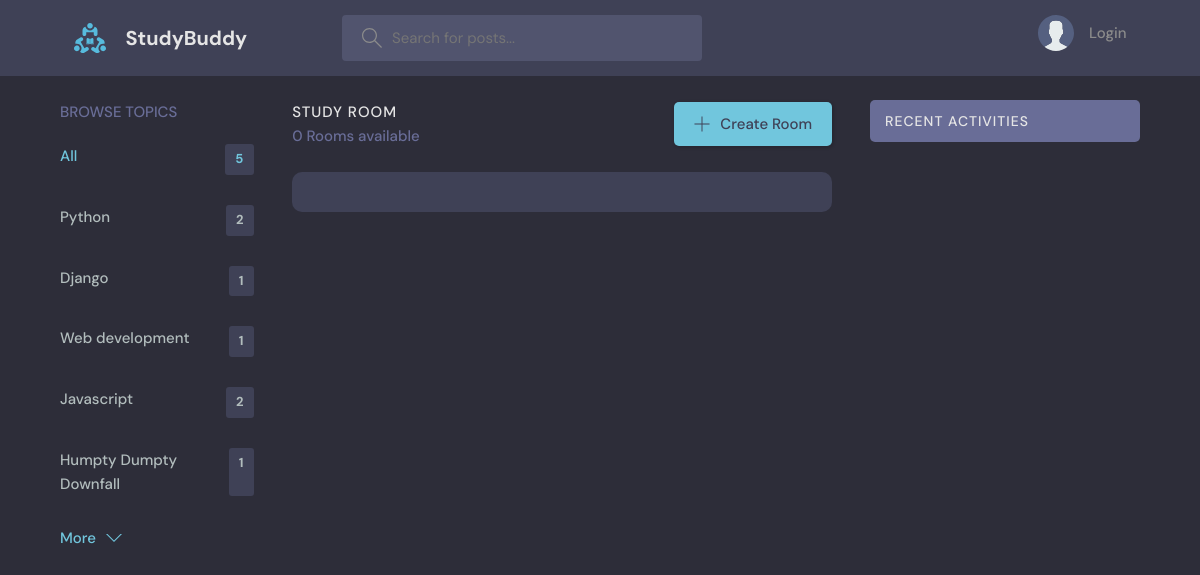
The page /?q=Games on the database as committed earlier.
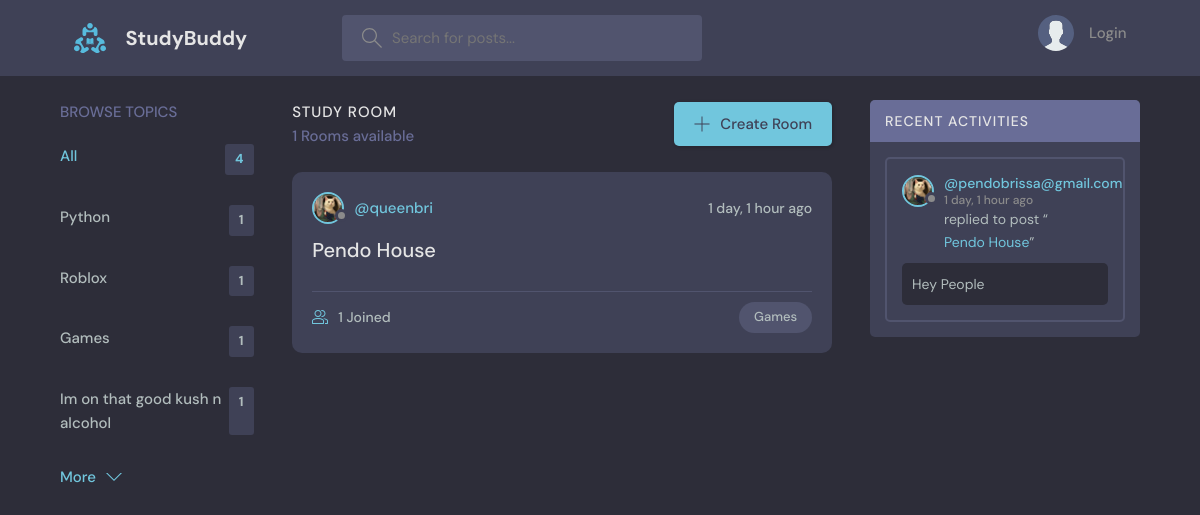
The same page on the database as committed later.
### base/models.py (models this page shows, shortened)
class Topic(models.Model):
    name = models.CharField(max_length=200)

class Room(models.Model):
     host = models.ForeignKey(User, on_delete=models.SET_NULL, null=True)
     topic = models.ForeignKey(Topic, on_delete=models.SET_NULL, null=True)
     name = models.CharField(max_length=200)
     description = models.TextField(null=True, blank=True)
     participants = models.ManyToManyField(User, related_name='participants', blank=True)
     updated = models.DateTimeField(auto_now=True)
     created = models.DateTimeField(auto_now_add=True)
     class Meta:
         ordering = ['-updated', '-created']
     def __str__(self):
        return self.name

class User(AbstractUser):
    name = models.CharField(max_length=200, null=True)
    email = models.EmailField(unique=True, null=True)
    bio = models.TextField(null=True)
    avatar = models.ImageField(null=True, default="avatar.svg")
    USERNAME_FIELD = 'email'
    REQUIRED_FIELDS = []

class Message(models.Model):
     user = models.ForeignKey(User, on_delete=models.CASCADE)
     room = models.ForeignKey(Room, on_delete=models.CASCADE)
     body = models.TextField()
     created = models.DateTimeField(auto_now_add=True)
     updated = models.DateTimeField(auto_now=True)
     class Meta:
         ordering = ['-updated', '-created']

### base/views.py (the view)
# urls.py: path('', views.home, name="home"),
def home(request):
    q = request.GET.get('q') if request.GET.get('q') != None else ''
    rooms = Room.objects.filter(
            Q(topic__name__icontains=q) |
            Q(name__icontains=q) |
            Q(description__icontains=q)
    )
    topics = Topic.objects.all()[0:5]
    room_count = rooms.count()
    room_messages = Message.objects.filter(Q(room__topic__name__icontains=q))
    context = {'rooms': rooms, 'topics': topics, 'room_count': room_count, 'room_messages': room_messages}
    return render(request, 'base/home.html', context)

### base/templates/base/home.html (shortened to what this page needs)
{% extends 'main.html' %}
{% block content %}
    <main class="layout layout--3">
      <div class="container">
		{% include 'base/topics_component.html' %}
        <div class="roomList">
          <div class="roomList__header">
            <div>
              <h2>Study Room</h2>
	      <p>{{room_count}} Rooms available</p>
            </div>
	    <a class="btn btn--main" href="{% url 'create-room' %}">
              <svg version="1.1" xmlns="http://www.w3.org/2000/svg" width="32" height="32" viewBox="0 0 32 32">
                <title>add</title>
                <path
                  d="M16.943 0.943h-1.885v14.115h-14.115v1.885h14.115v14.115h1.885v-14.115h14.115v-1.885h-14.115v-14.115z"
                ></path>
              </svg>
              Create Room
            </a>
          </div>
	{% include 'base/feed_component.html' %}
	</div>
	{% include 'base/activity_component.html' %}
      </div>
    </main>
{% endblock content %}

### base/templates/base/topics_component.html
        <div class="topics">
          <div class="topics__header">
            <h2>Browse Topics</h2>
          </div>
          <ul class="topics__list">
            <li>
		    <a href="{% url 'home' %}" class="active">All <span>{{topics.count}}</span></a>
            </li>
	    	{% for topic in topics %}
		<li>
			<a href="{% url 'home'  %}?q={{topic.name}}">{{topic.name}}<span>{{topic.room_set.all.count}}</span></a>
		</li>
		{% endfor %}
          </ul>
	  <a class="btn btn--link" href="{% url 'topics' %}">
            More
            <svg version="1.1" xmlns="http://www.w3.org/2000/svg" width="32" height="32" viewBox="0 0 32 32">
              <title>chevron-down</title>
              <path d="M16 21l-13-13h-3l16 16 16-16h-3l-13 13z"></path>
            </svg>
          </a>
        </div>

### base/templates/base/feed_component.html (shortened to what this page needs)
<div class="roomListRoom">
{% for room in rooms %}
    <div class="roomListRoom__header">
	    <a href="#" class="roomListRoom__author">
            <div class="avatar avatar--small">
                <img src="{{room.host.avatar.url}}" />
            </div>
            <span>@{{room.host.username}}</span>
        </a>
        <div class="roomListRoom__actions">
            <span>{{room.created|timesince}} ago</span>
        </div>
    </div>
    <div class="roomListRoom__content">
        <a href="{% url 'room' room.id %}">{{room.name}}</a>
    </div>
    <div class="roomListRoom__meta">
        <a href="{% url 'room' room.id %}" class="roomListRoom__joined">
            {{room.participants.all.count}} Joined
        </a>
        <p class="roomListRoom__topic">{{room.topic.name}}</p>
    </div>
{% endfor %}
</div>

### base/templates/base/activity_component.html (shortened to what this page needs)
        <div class="activities">
          <div class="activities__header">
            <h2>Recent Activities</h2>
          </div>
	  {% for message in room_messages %}
          <div class="activities__box">
            <div class="activities__boxHeader roomListRoom__header">
		    <a href="{% url  'user-profile' message.user.id %}" class="roomListRoom__author">
                <div class="avatar avatar--small">
                  <img src="{{message.user.avatar.url}}"  />
                </div>
                <p>
		@{{message.user}}
		<span>{{message.created | timesince}} ago</span>
                </p>
              </a>
            </div>
	    <div class="activities__boxContent">
            	<p>replied to post “<a href="{% url 'room' message.room.id %}">{{message.room}}</a>”</p>
            	<div class="activities__boxRoomContent">{{message.body}}</div>
	    </div>
	  </div>
	   {% endfor %}
	</div>

Rows that differ between the two databases and show on the page:
removed Topic: name "Humpty Dumpty Downfall", room_set.all.count "1"
computed for Topic "Python": room_set.all.count "2" → "1"
changed Topic: name "Django" → "Roblox"
changed Topic: name "Web development" → "Games"
changed Topic: name "Javascript" → "Im on that good kush n alcohol"; room_set.all.count "2" → "1"
now on this page (row edited): Room: host.avatar (picture), host.username "queenbri", created "1 day, 1 hour", name "Pendo House", participants.all.count "1", topic.name "Games"
now on this page (row edited): Message: user.avatar (picture), user "pendobrissa@gmail.com", created "1 day, 1 hour", room "Pendo House", body "Hey People"
Other text that changed with them:
{{ topics.count }}: "5" → "4"
{{ room_count }}: "0" → "1"
